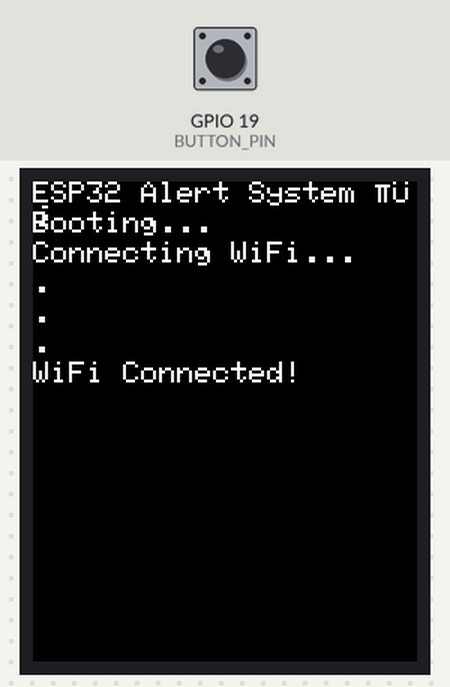
This sketch was run on a simulated ESP32. On the bench: 128×160 colour display. Inputs (shaded band) come from the test bench; at power-on: GPIO 19 (BUTTON_PIN) HIGH. WiFi joins after 1.5 s; servers stay silent unless stated; what the sketch prints to the serial monitor is not drawn.

Above: at 3.8 s.
3.9 s: GPIO 19 (BUTTON_PIN) pulled LOW for 0.15 s
At 5.2 s:
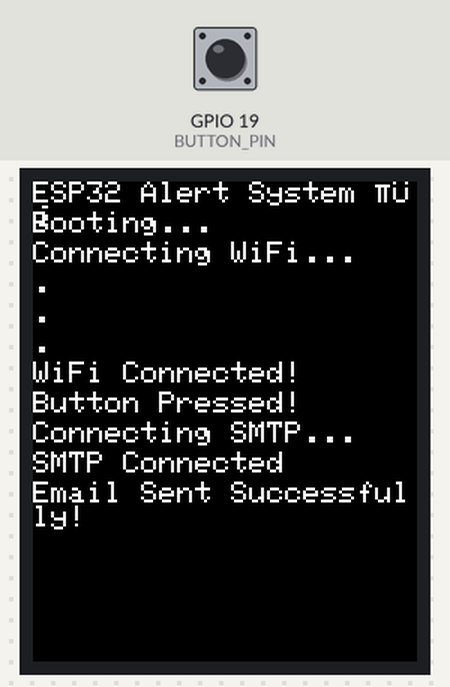
6.4 s: GPIO 19 (BUTTON_PIN) pulled LOW for 1 s
At 8.5 s:
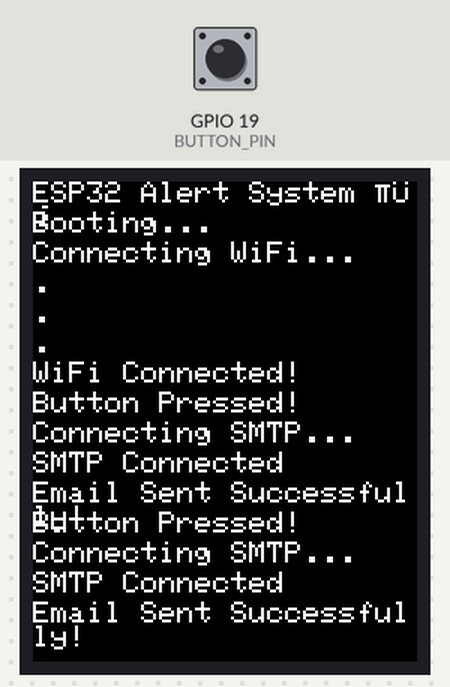
8.9 s: GPIO 19 (BUTTON_PIN) pulled LOW for 0.15 s
At 11.1 s:
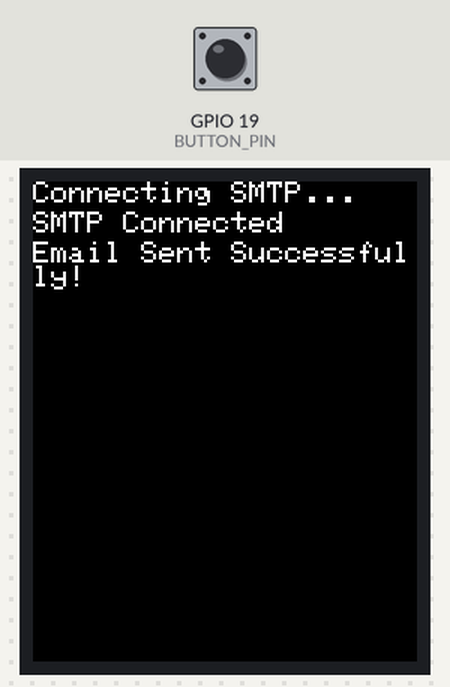
11.4 s: GPIO 19 (BUTTON_PIN) pulled LOW for 3.2 s
At 13.8 s:
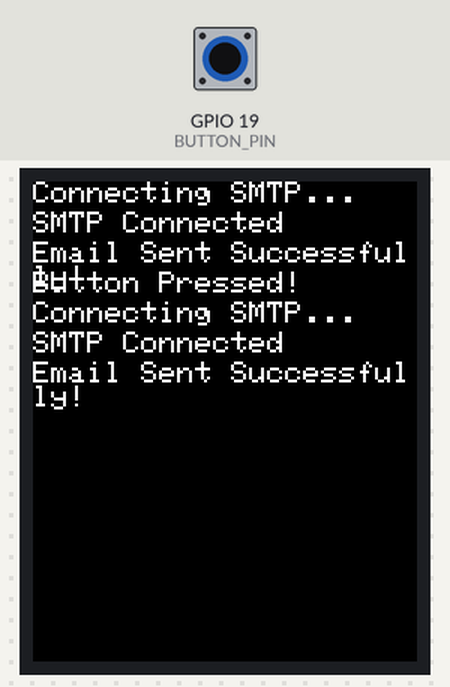
Timing chart, 0 to 15.3 s (numbered marks = the images above; inputs shaded):
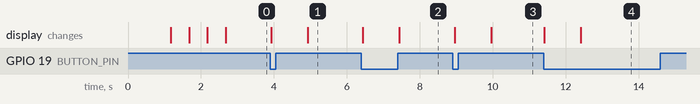

Measured:
- after the input at 3.9 s, the display: first changes at once (image 1 shows a later state)
- after the input at 6.4 s, the display: first changes at once (image 2 shows a later state)
- after the input at 8.9 s, the display: first changes after 0.06 s (image 3 shows a later state)
- after the input at 11.4 s, the display: first changes at once (image 4 shows a later state)

The sketch:

ESP32.ino
```cpp
#include <Arduino.h>
#include <WiFi.h>
#include <ESP_Mail_Client.h>
#include <Adafruit_GFX.h>
#include <Adafruit_ST7735.h>
#include <SPI.h>

/************ WiFi ************/
#define WIFI_SSID "YOUR_WIFI_NAME"        // Use 2.4GHz WiFi
#define WIFI_PASSWORD "YOUR_WIFI_PASSWORD"

/************ SMTP ************/
#define SMTP_HOST "smtp.gmail.com"
#define SMTP_PORT 465

#define AUTHOR_EMAIL "your_email@gmail.com"
#define AUTHOR_PASSWORD "your_app_password"   // Gmail App Password
#define RECIPIENT_EMAIL "receiver_email@gmail.com"

/************ TFT ************/
#define TFT_CS     5
#define TFT_RST    4
#define TFT_DC     2

Adafruit_ST7735 tft = Adafruit_ST7735(TFT_CS, TFT_DC, TFT_RST);

/************ Button ************/
#define BUTTON_PIN 19

SMTPSession smtp;

/************ Button State ************/
bool lastButtonState = HIGH;
bool currentButtonState;

/************ Display + Serial ************/
void logPrint(String msg) {
  Serial.println(msg);

  static int y = 0;

  tft.setCursor(0, y);
  tft.setTextColor(ST77XX_WHITE);
  tft.setTextSize(1);
  tft.print(msg);

  y += 10;

  if (y > 150) {
    tft.fillScreen(ST77XX_BLACK);
    y = 0;
  }
}

/************ Send Email ************/
void sendEmail() {

  logPrint("Connecting SMTP...");

  Session_Config config;
  config.server.host_name = SMTP_HOST;
  config.server.port = SMTP_PORT;
  config.login.email = AUTHOR_EMAIL;
  config.login.password = AUTHOR_PASSWORD;

  config.time.ntp_server = "pool.ntp.org";
  config.time.gmt_offset = 5.5;

  SMTP_Message message;
  message.sender.name = "ESP32 Alert System";
  message.sender.email = AUTHOR_EMAIL;
  message.subject = "⚡ Button Press Alert";

  message.addRecipient("User", RECIPIENT_EMAIL);

  String textMsg = "Button pressed!\nESP32 system working correctly.";
  message.text.content = textMsg.c_str();

  if (!smtp.connect(&config)) {
    logPrint("SMTP Failed!");
    return;
  }

  logPrint("SMTP Connected");

  if (!MailClient.sendMail(&smtp, &message)) {
    logPrint("Send Failed!");
  } else {
    logPrint("Email Sent Successfully!");
  }
}

/************ Setup ************/
void setup() {
  Serial.begin(115200);

  pinMode(BUTTON_PIN, INPUT_PULLUP);

  /******** TFT ********/
  tft.initR(INITR_BLACKTAB);
  tft.fillScreen(ST77XX_BLACK);

  logPrint("ESP32 Alert System ⚡");
  logPrint("Booting...");
  delay(1000);

  /******** WiFi ********/
  WiFi.begin(WIFI_SSID, WIFI_PASSWORD);

  logPrint("Connecting WiFi...");

  while (WiFi.status() != WL_CONNECTED) {
    delay(500);
    logPrint(".");
  }

  logPrint("WiFi Connected!");
}

/************ Loop ************/
void loop() {

  currentButtonState = digitalRead(BUTTON_PIN);

  // Detect button press (HIGH → LOW)
  if (lastButtonState == HIGH && currentButtonState == LOW) {

    logPrint("Button Pressed!");
    sendEmail();
  }

  lastButtonState = currentButtonState;

  delay(50); // debounce
}
```
